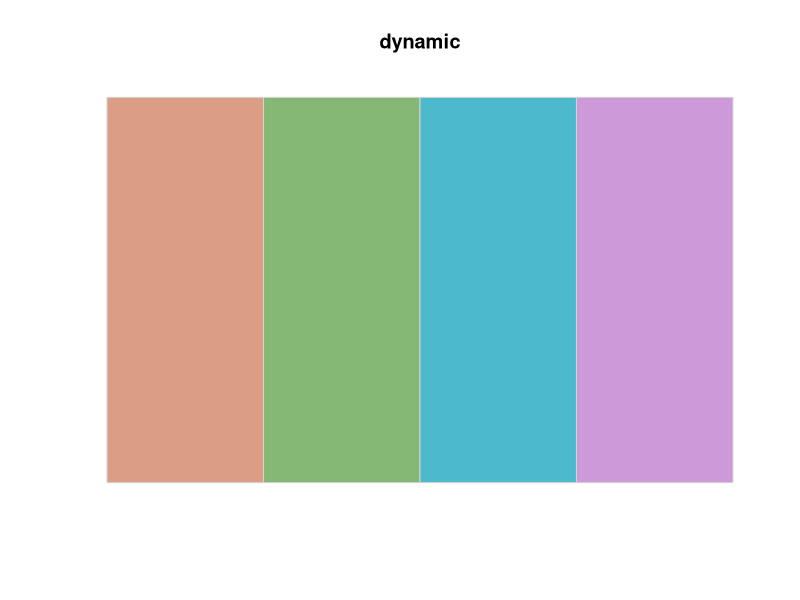
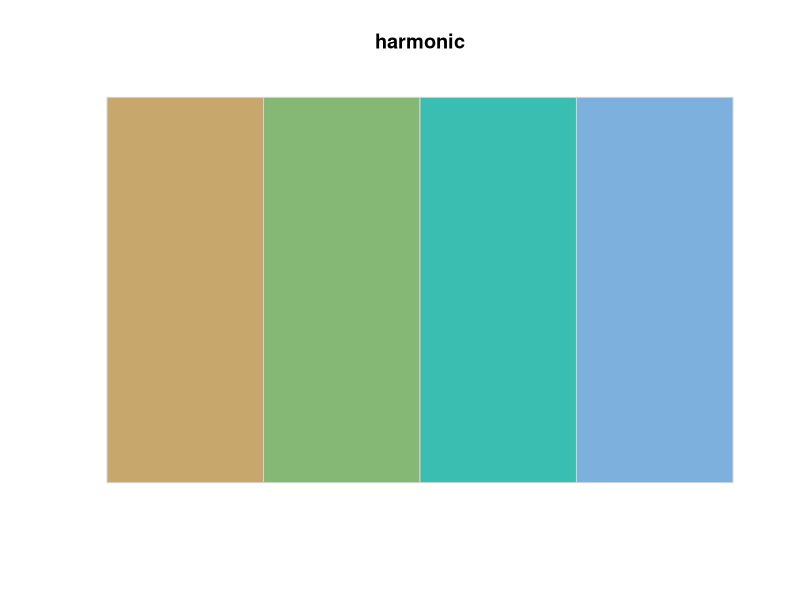
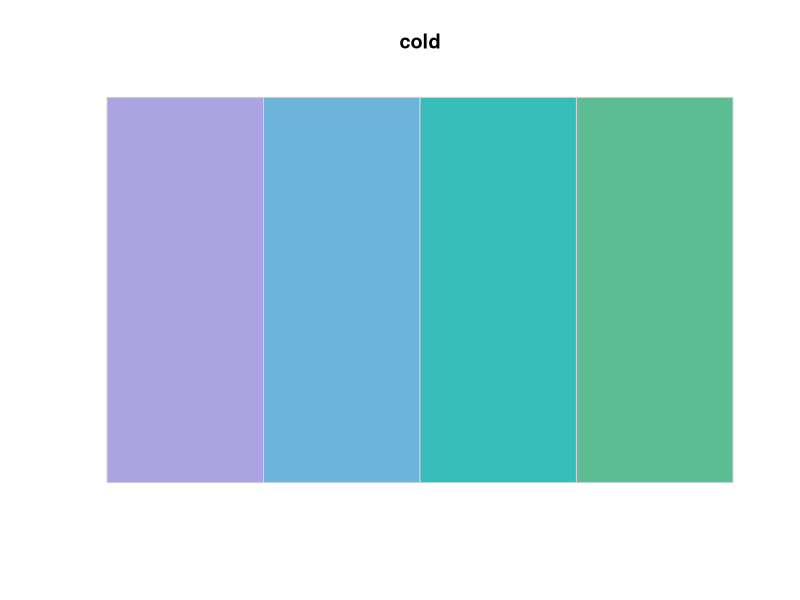
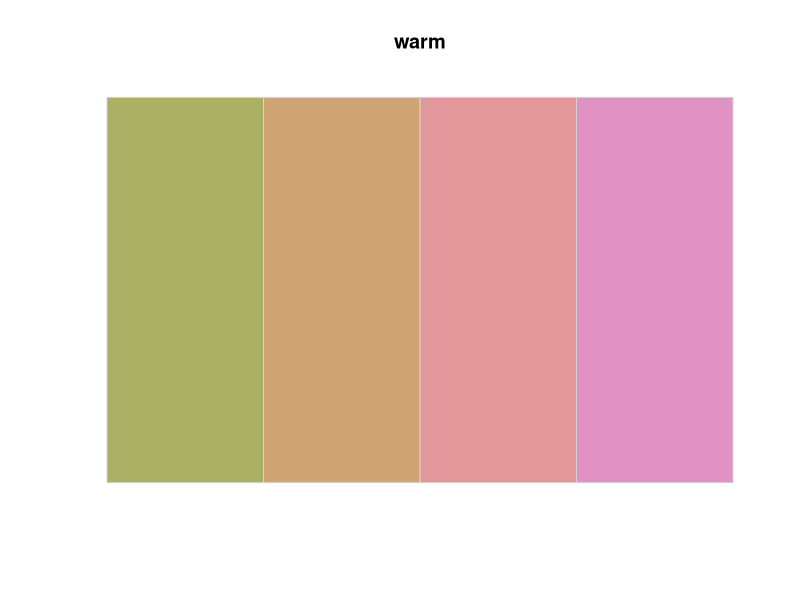
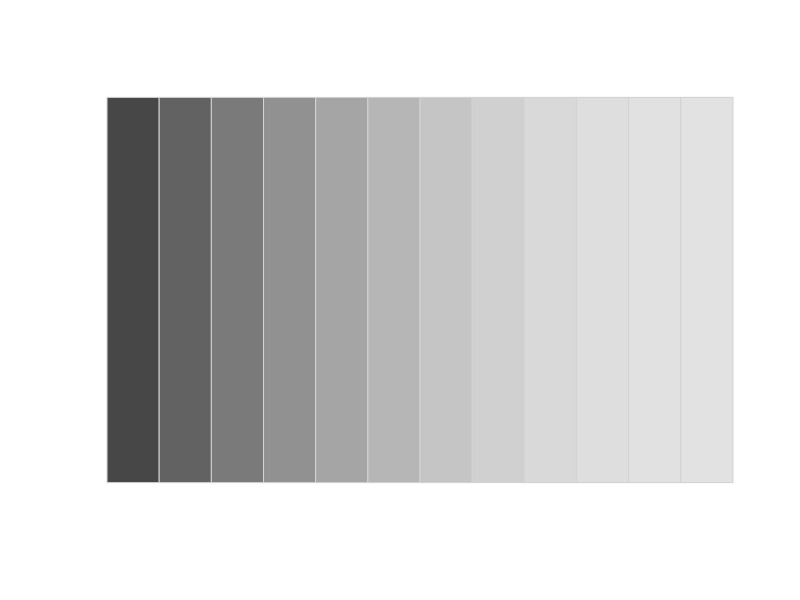
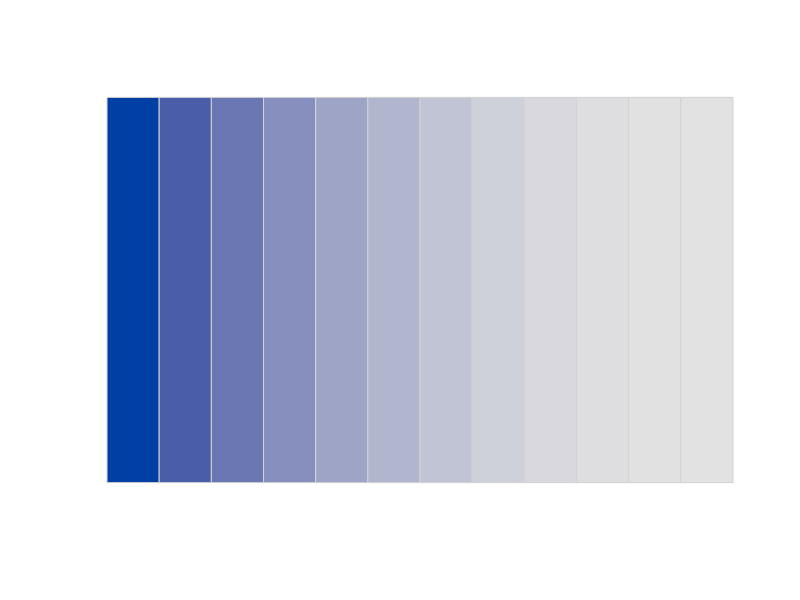
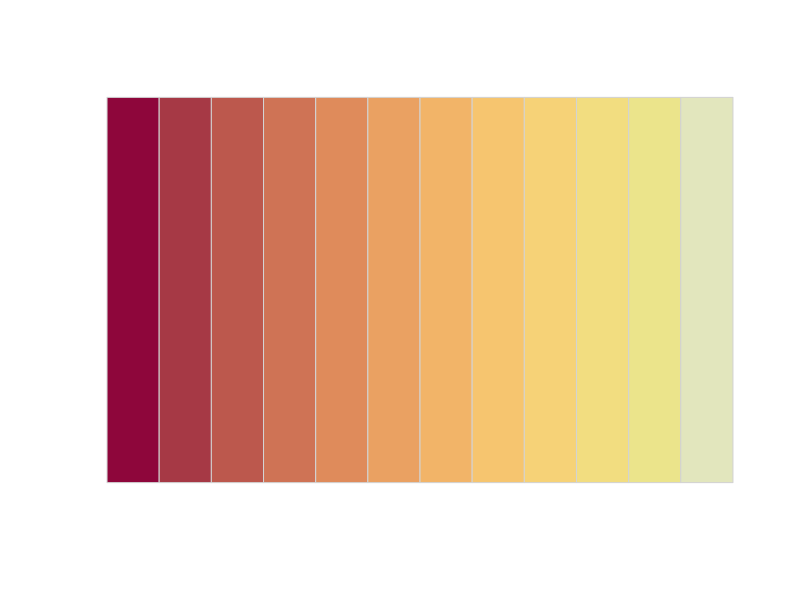
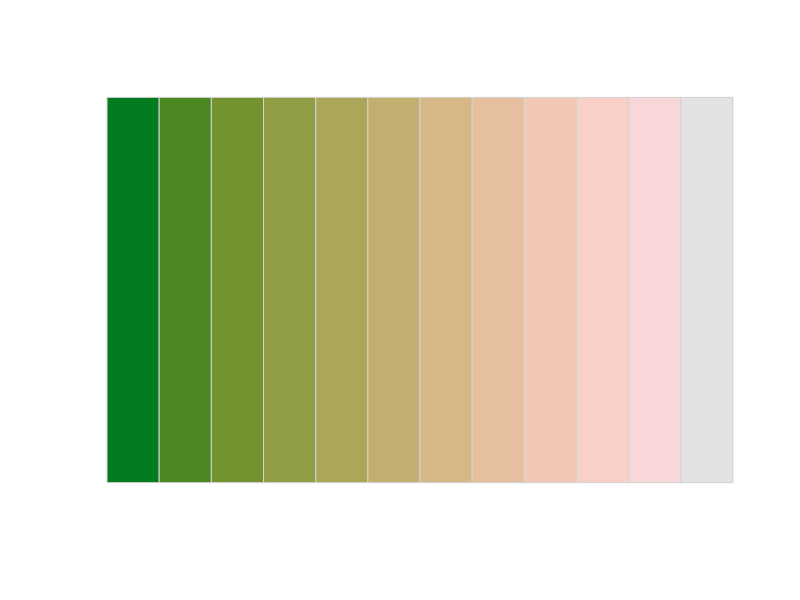

Write R code to recreate these figures, in order.
## ---- chunk 1
library(colorspace)
## ---- chunk 2
pal <- function(col, border = "light gray", ...) {
    n <- length(col)
    plot(0, 0, type="n", xlim = c(0, 1), ylim = c(0, 1),axes = FALSE, xlab = "", ylab = "", ...)
    rect(0:(n-1)/n, 0, 1:n/n, 1, col = col, border = border) }
## ---- chunk 3
pal(rainbow_hcl(4, start = 30, end = 300), main = "dynamic")
pal(rainbow_hcl(4, start = 60, end = 240), main = "harmonic")
pal(rainbow_hcl(4, start = 270, end = 150), main = "cold")
pal(rainbow_hcl(4, start = 90, end = -30), main = "warm")
## ---- chunk 4
pal(sequential_hcl(12, c = 0, power = 2.2))
pal(sequential_hcl(12, power = 2.2))
pal(heat_hcl(12, c = c(80, 30), l = c(30, 90), power = c(1/5, 2)))
pal(terrain_hcl(12, c = c(65, 0), l = c(45, 90), power = c(1/2, 1.5)))
pal(rev(heat_hcl(12, h = c(0, -100), c = c(40, 80), l = c(75, 40),power = 1)))
## ---- chunk 5
pal(diverge_hcl(7))
pal(diverge_hcl(7, c = 100, l = c(50, 90), power = 1))
pal(diverge_hcl(7, h = c(130, 43), c = 100, l = c(70, 90)))
pal(diverge_hcl(7, h = c(180, 330), c = 59, l = c(75, 95)))
